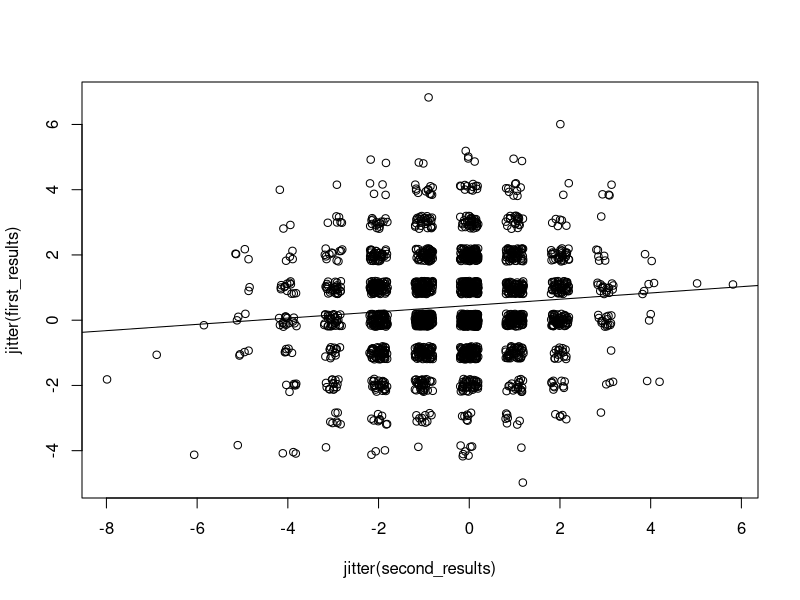

Reproduce this figure in R.
results = read.csv("first_second_leg.csv", sep=";", encoding="UTF-8")

first_results = results$first_t1 - results$first_t2
second_results = results$second_t1 - results$second_t2

goals_diff = lm(first_results ~ second_results)

summary(goals_diff)

plot(jitter(first_results) ~ jitter(second_results))

abline(goals_diff)
